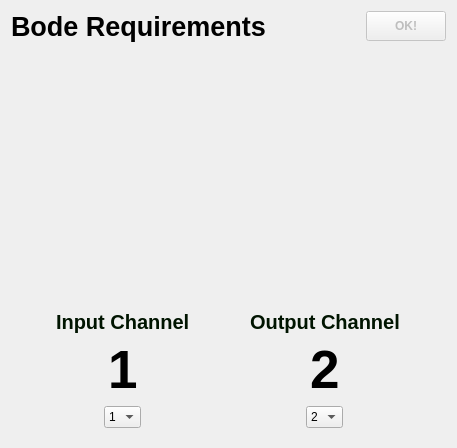
<?xml version="1.0" encoding="UTF-8"?>
<ui version="4.0">
 <class>Dialog</class>
 <widget class="QDialog" name="Dialog">
  <property name="geometry">
   <rect>
    <x>0</x>
    <y>0</y>
    <width>457</width>
    <height>448</height>
   </rect>
  </property>
  <property name="sizePolicy">
   <sizepolicy hsizetype="Fixed" vsizetype="Preferred">
    <horstretch>0</horstretch>
    <verstretch>0</verstretch>
   </sizepolicy>
  </property>
  <property name="windowTitle">
   <string>Dialog</string>
  </property>
  <layout class="QVBoxLayout" name="verticalLayout">
   <item>
    <layout class="QHBoxLayout" name="horizontalLayout_2">
     <item>
      <widget class="QLabel" name="label">
       <property name="sizePolicy">
        <sizepolicy hsizetype="Fixed" vsizetype="Fixed">
         <horstretch>0</horstretch>
         <verstretch>0</verstretch>
        </sizepolicy>
       </property>
       <property name="font">
        <font>
         <pointsize>20</pointsize>
         <weight>75</weight>
         <bold>true</bold>
        </font>
       </property>
       <property name="text">
        <string>Bode Requirements</string>
       </property>
      </widget>
     </item>
     <item alignment="Qt::AlignRight">
      <widget class="QPushButton" name="ok">
       <property name="enabled">
        <bool>false</bool>
       </property>
       <property name="sizePolicy">
        <sizepolicy hsizetype="Fixed" vsizetype="Fixed">
         <horstretch>0</horstretch>
         <verstretch>0</verstretch>
        </sizepolicy>
       </property>
       <property name="minimumSize">
        <size>
         <width>60</width>
         <height>30</height>
        </size>
       </property>
       <property name="font">
        <font>
         <weight>75</weight>
         <bold>true</bold>
        </font>
       </property>
       <property name="text">
        <string>OK!</string>
       </property>
      </widget>
     </item>
    </layout>
   </item>
   <item alignment="Qt::AlignHCenter">
    <widget class="QLabel" name="label_6">
     <property name="text">
      <string/>
     </property>
     <property name="pixmap">
      <pixmap resource="resources.qrc">:/image/measure.png</pixmap>
     </property>
     <property name="scaledContents">
      <bool>true</bool>
     </property>
    </widget>
   </item>
   <item>
    <layout class="QHBoxLayout" name="horizontalLayout">
     <item>
      <widget class="QWidget" name="verticalWidget" native="true">
       <property name="sizePolicy">
        <sizepolicy hsizetype="Fixed" vsizetype="Fixed">
         <horstretch>0</horstretch>
         <verstretch>0</verstretch>
        </sizepolicy>
       </property>
       <layout class="QVBoxLayout" name="verticalLayout_2">
        <item alignment="Qt::AlignHCenter">
         <widget class="QLabel" name="label_3">
          <property name="font">
           <font>
            <pointsize>15</pointsize>
            <weight>75</weight>
            <bold>true</bold>
           </font>
          </property>
          <property name="styleSheet">
           <string notr="true">color: rgba(0,20,0,255);</string>
          </property>
          <property name="text">
           <string>Input Channel</string>
          </property>
         </widget>
        </item>
        <item alignment="Qt::AlignHCenter">
         <widget class="QLabel" name="label_2">
          <property name="sizePolicy">
           <sizepolicy hsizetype="Fixed" vsizetype="Fixed">
            <horstretch>0</horstretch>
            <verstretch>0</verstretch>
           </sizepolicy>
          </property>
          <property name="minimumSize">
           <size>
            <width>3</width>
            <height>0</height>
           </size>
          </property>
          <property name="maximumSize">
           <size>
            <width>16777215</width>
            <height>16777215</height>
           </size>
          </property>
          <property name="font">
           <font>
            <pointsize>40</pointsize>
            <weight>75</weight>
            <bold>true</bold>
           </font>
          </property>
          <property name="text">
           <string>1</string>
          </property>
         </widget>
        </item>
        <item alignment="Qt::AlignHCenter">
         <widget class="QComboBox" name="input_channel">
          <item>
           <property name="text">
            <string>1</string>
           </property>
          </item>
          <item>
           <property name="text">
            <string>2</string>
           </property>
          </item>
          <item>
           <property name="text">
            <string>3</string>
           </property>
          </item>
          <item>
           <property name="text">
            <string>4</string>
           </property>
          </item>
          <item>
           <property name="text">
            <string>5</string>
           </property>
          </item>
          <item>
           <property name="text">
            <string>6</string>
           </property>
          </item>
         </widget>
        </item>
       </layout>
      </widget>
     </item>
     <item>
      <widget class="QWidget" name="verticalWidget_2" native="true">
       <property name="sizePolicy">
        <sizepolicy hsizetype="Fixed" vsizetype="Fixed">
         <horstretch>0</horstretch>
         <verstretch>0</verstretch>
        </sizepolicy>
       </property>
       <layout class="QVBoxLayout" name="verticalLayout_3">
        <item alignment="Qt::AlignHCenter">
         <widget class="QLabel" name="label_4">
          <property name="font">
           <font>
            <pointsize>15</pointsize>
            <weight>75</weight>
            <bold>true</bold>
           </font>
          </property>
          <property name="styleSheet">
           <string notr="true">color: rgba(0,20,0,255);</string>
          </property>
          <property name="text">
           <string>Output Channel</string>
          </property>
         </widget>
        </item>
        <item alignment="Qt::AlignHCenter">
         <widget class="QLabel" name="label_5">
          <property name="sizePolicy">
           <sizepolicy hsizetype="Fixed" vsizetype="Fixed">
            <horstretch>0</horstretch>
            <verstretch>0</verstretch>
           </sizepolicy>
          </property>
          <property name="minimumSize">
           <size>
            <width>3</width>
            <height>0</height>
           </size>
          </property>
          <property name="maximumSize">
           <size>
            <width>16777215</width>
            <height>16777215</height>
           </size>
          </property>
          <property name="font">
           <font>
            <pointsize>40</pointsize>
            <weight>75</weight>
            <bold>true</bold>
           </font>
          </property>
          <property name="text">
           <string>2</string>
          </property>
         </widget>
        </item>
        <item alignment="Qt::AlignHCenter">
         <widget class="QComboBox" name="output_channel">
          <property name="currentText">
           <string>2</string>
          </property>
          <property name="currentIndex">
           <number>1</number>
          </property>
          <item>
           <property name="text">
            <string>1</string>
           </property>
          </item>
          <item>
           <property name="text">
            <string>2</string>
           </property>
          </item>
          <item>
           <property name="text">
            <string>3</string>
           </property>
          </item>
          <item>
           <property name="text">
            <string>4</string>
           </property>
          </item>
          <item>
           <property name="text">
            <string>5</string>
           </property>
          </item>
          <item>
           <property name="text">
            <string>6</string>
           </property>
          </item>
         </widget>
        </item>
       </layout>
      </widget>
     </item>
    </layout>
   </item>
  </layout>
 </widget>
 <resources>
  <include location="resources.qrc"/>
 </resources>
 <connections>
  <connection>
   <sender>input_channel</sender>
   <signal>currentTextChanged(QString)</signal>
   <receiver>label_2</receiver>
   <slot>setText(QString)</slot>
   <hints>
    <hint type="sourcelabel">
     <x>107</x>
     <y>220</y>
    </hint>
    <hint type="destinationlabel">
     <x>95</x>
     <y>183</y>
    </hint>
   </hints>
  </connection>
  <connection>
   <sender>output_channel</sender>
   <signal>currentTextChanged(QString)</signal>
   <receiver>label_5</receiver>
   <slot>setText(QString)</slot>
   <hints>
    <hint type="sourcelabel">
     <x>287</x>
     <y>221</y>
    </hint>
    <hint type="destinationlabel">
     <x>283</x>
     <y>161</y>
    </hint>
   </hints>
  </connection>
 </connections>
</ui>
